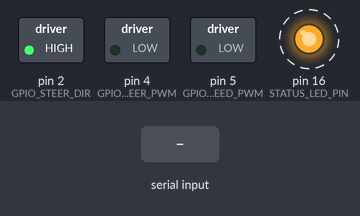
The program below on a simulated Arduino Uno, built with avr-gcc and run on an emulated ATmega328P. Parts: switched loads named in the program (green lamp = pin HIGH), output pins drawn as LEDs (lit = HIGH). Dashed ring = blinking. The inputs (shaded band) are chosen by the test bench. Pins used as bus, display or sensor lines are not drawn.

Above: at 0.79 s.
1.3 s: "w" received over Serial
At 1.75 s:
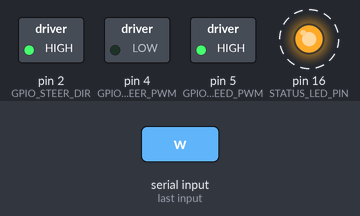
4.3 s: "a" received over Serial
At 4.7 s:
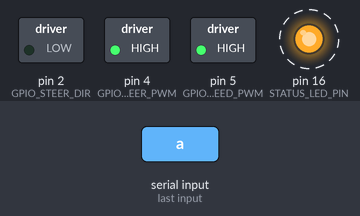
7.3 s: "d" received over Serial
At 8.31 s:
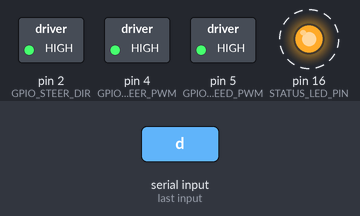
Timing chart, 0 to 16.3 s (numbered marks = the images above; inputs shaded):
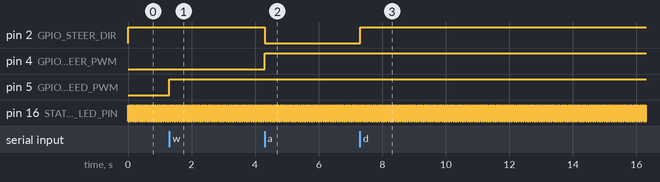

Measured:
- after the input at 1.3 s, pin 5 (GPIO_SPEED_PWM): LOW → HIGH at once
- after the input at 4.3 s, pin 2 (GPIO_STEER_DIR): HIGH → LOW at once; pin 4 (GPIO_STEER_PWM): LOW → HIGH at once
- after the input at 7.3 s, pin 2 (GPIO_STEER_DIR): LOW → HIGH at once
- by itself, pin 16 (STATUS_LED_PIN): alternates HIGH for 0.01 s and LOW for 0.01 s

The program:

main.cpp
```cpp
#include "rc-handler.h"
#include <Arduino.h>

// Status LED
static const int STATUS_LED_PIN = 16;
static inline void StatusBlink() {
    digitalWrite(STATUS_LED_PIN, !digitalRead(STATUS_LED_PIN));
}

// RC control object
rc::RC_Handler& rcHandler = rc::RC_Handler::Instance();

void setup() {
    Serial.begin(9600);
    Serial.println("");

    // GPIO pinout setup
    pinMode(STATUS_LED_PIN, OUTPUT);

    // RC car setup
    rcHandler.setup();
}

void loop() {
    StatusBlink();

    char c = static_cast<char>(Serial.read());

    // Example Serial control for WASD + SPACE
    if(c) {
        if(c == ' ') { rcHandler.stop(); rcHandler.setSteering(); }
        else if(c == 'w')   rcHandler.forward();
        else if(c == 's')   rcHandler.reverse();
        else if(c == 'a')   rcHandler.left();
        else if(c == 'd')   rcHandler.right();
    }

    delay(10);
}
```

rc-handler.h
```cpp
#pragma once

namespace rc {

class RC_Handler {
    public:
        enum STEERING_DIRECTION {
            LEFT  = 0,
            RIGHT = 1
        };

        enum MOTOR_DIRECTION {
            FORWARD = 0,
            REVERSE = 1
        };

    public:
        /**
         * \brief get singleton instance of RC handler object
         */
        static RC_Handler& Instance();

        /**
         * \brief constructor for RC handler will reset GPIO pinouts
         */
        RC_Handler();

        /**
         * \brief setup pinouts
         */
        void setup();

        /**
         * \brief reset RC handler values to default
         */
        void reset();

        /**
         * \brief set steering value
         *
         * \param value percentage value for steering (0.0 = 0%; 1.0 = 100%)
         *              Negative value = LEFT direction
         *              Positive value = RIGHT direction
         *              Zero value     = set steering to normal position
         */
        void setSteering(float value = 0.0f);

        /**
         * \brief set motor speed
         *
         * \param value motor speed in percentage value (0.0 = 0%; 1.0 = 100%)
         *              Negative value = Reverse speed
         *              Positive value = Forward speed
         *              Zero value     = stop motor
         */
        void setMotorSpeed(float value = 0.0f);

        /**
         * \brief set RC car steer to LEFT
         */
        inline void left(float value = 1.0f) { setSteering(-value); }

        /**
         * \brief set RC car steer to RIGHT
         */
        inline void right(float value = 1.0f) { setSteering(value); }

        /**
         * \brief set RC car FORWARD speed
         */
        inline void forward(float value = 1.0f) { setMotorSpeed(value); }

        /**
         * \brief set RC car REVERSE speed
         */
        inline void reverse(float value = 1.0f) { setMotorSpeed(-value); }

        /**
         * \brief stop RC car
         */
        inline void stop() { setMotorSpeed(0.0f); }
};

};
```

rc-handler.cpp
```cpp
#include <Arduino.h>

#include "rc-handler.h"

namespace rc {

// pinout configuration
static const int GPIO_SPEED_PWM = 5; // 0..1023
static const int GPIO_SPEED_DIR = 0; // 0=forward 1=reverse
static const int GPIO_STEER_PWM = 4; // 0..1023
static const int GPIO_STEER_DIR = 2; // 0=left 1=right

// convert percentage value to absolute PWM
static inline int PWM_ABS(const float& percentage) {
    return abs(static_cast<int>(1023.0f * percentage));
}

RC_Handler& RC_Handler::Instance() {
    static RC_Handler handler;
    return handler;
}

RC_Handler::RC_Handler() {
    reset();
}

void RC_Handler::reset() {
    digitalWrite(GPIO_SPEED_PWM, 0);
    digitalWrite(GPIO_STEER_PWM, 0);
    digitalWrite(GPIO_SPEED_DIR, 1);
    digitalWrite(GPIO_STEER_DIR, 1);
}

void RC_Handler::setup() {
    pinMode(GPIO_SPEED_PWM, OUTPUT);
    pinMode(GPIO_STEER_PWM, OUTPUT);
    pinMode(GPIO_SPEED_DIR, OUTPUT);
    pinMode(GPIO_STEER_DIR, OUTPUT);

    reset();
}

void RC_Handler::setSteering(float value) {
    digitalWrite(GPIO_STEER_DIR, (value > 0) ? STEERING_DIRECTION::RIGHT : STEERING_DIRECTION::LEFT);
    analogWrite(GPIO_STEER_PWM, PWM_ABS(value));
}

void RC_Handler::setMotorSpeed(float value) {
    digitalWrite(GPIO_SPEED_DIR, (value > 0) ? MOTOR_DIRECTION::FORWARD : MOTOR_DIRECTION::REVERSE);
    analogWrite(GPIO_SPEED_PWM, PWM_ABS(value));
}

};
```
